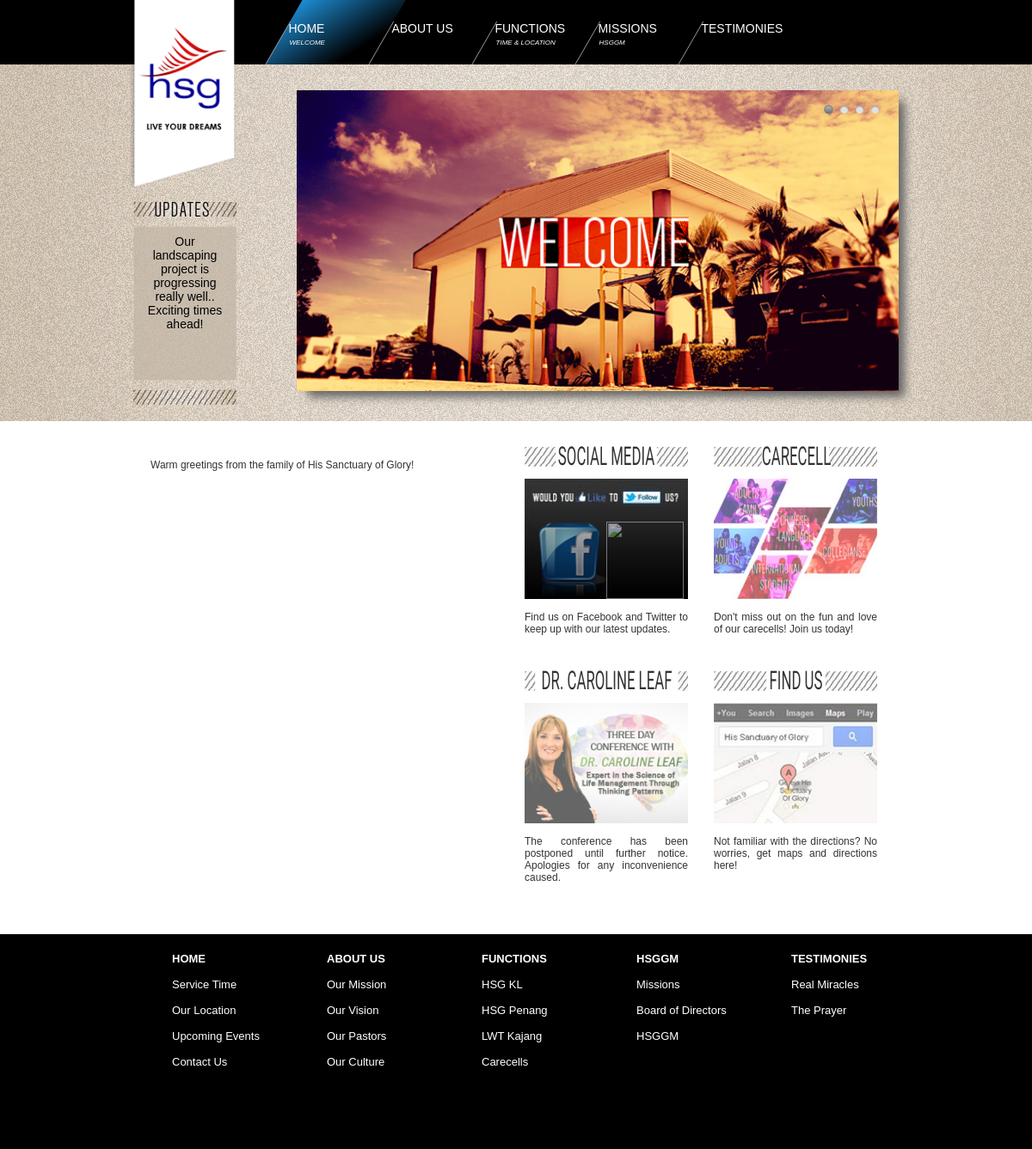
The page / on the database its author committed.
### tables this page shows
CREATE TABLE IF NOT EXISTS `newsupdate` (
  `id` int(11) NOT NULL AUTO_INCREMENT,
  `date` timestamp NOT NULL DEFAULT CURRENT_TIMESTAMP ON UPDATE CURRENT_TIMESTAMP,
  `message` varchar(500) NOT NULL,
  `status` int(11) NOT NULL,
  PRIMARY KEY (`id`)
);

CREATE TABLE IF NOT EXISTS `homecontent` (
  `id` int(11) NOT NULL AUTO_INCREMENT,
  `title` varchar(500) NOT NULL,
  `content` varchar(10000) NOT NULL,
  `status` int(11) NOT NULL,
  PRIMARY KEY (`id`)
);

CREATE TABLE IF NOT EXISTS `homesmallads` (
  `id` int(11) NOT NULL AUTO_INCREMENT,
  `title` varchar(500) NOT NULL,
  `imageurl` varchar(10000) NOT NULL,
  `link` varchar(500) NOT NULL,
  `target` varchar(500) NOT NULL,
  `introline` varchar(500) NOT NULL,
  `position` int(11) NOT NULL,
  PRIMARY KEY (`id`)
);

### index.php (the view, shortened to what this page needs)
<?php
require('library/page.php');
require('library/opendb.php');
$setpage = new page();
$setpage->pagename ='home';
$setpage->displayheader();
$setpage->displaysubmenu();
?>
<div id="bgcontent">
<div id="pncontent">
<?php
	echo '<div style="width:400px;float:left;padding:10px 25px 0px 25px;">';
	$querystr ='select content from homecontent where status=1';
	$result =$dbconn->query($querystr);
	$row = $result->fetch_assoc();
	echo $row["content"];
	echo '</div>';
	$querystr = 'select title, imageurl, link, target, introline from homesmallads where position<>0 order by position asc';
	$result = $dbconn->query($querystr);
	$numrow = $result->num_rows;
	$mquery = 'select multiplier from hsatbw where id=1';
	$mresult = $dbconn->query($mquery);
	$mrow = $mresult->fetch_assoc();
	$multiplier = $mrow['multiplier'];
	$adsdetails = array();
	while ($row = $result->fetch_assoc()) {
		array_push($adsdetails, array($row["title"],$row["imageurl"],$row["link"],$row["target"],$row["introline"]));
	}
        echo '<div style="width:430px;float:left;padding:10px;"><div style="height:auto;">';
	    echo '<div class="homesmallads" style="padding:0px 5px 5px 0px;">';
		if($numrow>=1){
         	echo '<div class="homesmalladstitlebg"><div class="homesmalladstitle" style="width:'.(strlen($adsdetails[0][0])*$multiplier).'px">'.$adsdetails[0][0].'</div></div><br/><div class="homesmalladsimage">';
		echo '<img src="images/home/';
		if(substr($adsdetails[0][1],0,9)=="include('")
			eval ($adsdetails[0][1]);
		else
			echo ($adsdetails[0][1]);
		echo '</div><br/><div class="homesmalladsnote">'.$adsdetails[0][4].'</div>';
		}
		echo '</div>';
	    echo  '<div class="homesmallads" style="padding:0px 0px 5px 5px;">';
		if($numrow>=2){
        echo  '<div class="homesmalladstitlebg"><div class="homesmalladstitle" style="width:'.(strlen($adsdetails[1][0])*$multiplier).'px">'.$adsdetails[1][0].'</div></div><br/><div class="homesmalladsimage">';
		if($adsdetails[1][2]<>""){
			echo '<a href="'.$adsdetails[1][2].'" target="'.$adsdetails[1][3].'">';
		}
		echo '<img src="images/home/'.$adsdetails[1][1].'"/>';
		if($adsdetails[1][2]<>""){
			echo '</a>';
		}
		echo '</div><br/><div class="homesmalladsnote">'.$adsdetails[1][4].'</div>';
		}
		echo '</div>';
        echo '</div>';
        echo '<div style="height:auto;">';
	    echo '<div class="homesmallads" style="padding:5px 5px 5px 0px;">';
		if($numrow>=3){
        echo  '<div class="homesmalladstitlebg"><div class="homesmalladstitle" style="width:'.(strlen($adsdetails[2][0])*$multiplier).'px">'.$adsdetails[2][0].'</div></div><br/><div class="homesmalladsimage">';
		if($adsdetails[2][2]<>""){
			echo '<a href="'.$adsdetails[2][2].'" target="'.$adsdetails[2][3].'">';
		}
		echo '<img src="images/home/'.$adsdetails[2][1].'"/>';
		if($adsdetails[2][2]<>""){
			echo '</a>';
		}
		echo '</div><br/><div class="homesmalladsnote">'.$adsdetails[2][4].'</div>';
		}
		echo '</div>';
	    echo '<div class="homesmallads" style="padding:5px 0px 5px 5px;">';
		if($numrow>=4){
		echo'     <div class="homesmalladstitlebg"><div class="homesmalladstitle" style="width:'.(strlen($adsdetails[3][0])*$multiplier).'px">'.$adsdetails[3][0].'</div></div><br/><div class="homesmalladsimage">';
		if($adsdetails[3][2]<>""){
			echo '<a href="'.$adsdetails[3][2].'" target="'.$adsdetails[3][3].'">';
		}
		echo '<img src="images/home/'.$adsdetails[3][1].'"/>';
		if($adsdetails[3][2]<>""){
			echo '</a>';
		}
		echo '</div><br/><div class="homesmalladsnote">'.$adsdetails[3][4].'</div>';
		}
		echo '</div>';
		echo '</div></div>';
?>
</div></div>
<?php
$setpage->displayfooter();
?>

### library/page.php (shortened to what this page needs)
<?php
class page{
public $pagename;
public function displayheader(){
	require('library/opendb.php');
	$querystr = 'select id from submenupages where parentmenu="about" and position <> 0 order by position';
	$result = $dbconn->query($querystr);
	$row = $result->fetch_assoc();
	$aboutid=$row['id'];
	$querystr = 'select id from submenupages where parentmenu="functions" and position <> 0 order by position';
	$result = $dbconn->query($querystr);
	$row = $result->fetch_assoc();
	$functionsid=$row['id'];
	$querystr = 'select id from submenupages where parentmenu="missions" and position <> 0 order by position';
	$result = $dbconn->query($querystr);
	$row = $result->fetch_assoc();
	$missionsid=$row['id'];
	$querystr = 'select id from submenupages where parentmenu="testimonies" and position <> 0 order by position';
	$result = $dbconn->query($querystr);
	$row = $result->fetch_assoc();
	$testimoniesid=$row['id'];
	echo '
	<!DOCTYPE html PUBLIC "-//W3C//DTD XHTML 1.0 Transitional//EN" "http://www.w3.org/TR/xhtml1/DTD/xhtml1-transitional.dtd">
	<html xmlns="http://www.w3.org/1999/xhtml">
	<head>
	<meta http-equiv="Content-Type" content="text/html; charset=utf-8" />';
	echo'
		<link rel="stylesheet" href="css/layout.css" type="text/css" />
	    <link rel="stylesheet" type="text/css" href="banner/engine1/style.css" />
		<link href="http://fonts.googleapis.com/css?family=Sintony" rel="stylesheet" type="text/css">
		<script type="text/javascript" src="banner/engine1/jquery.js"></script>
	<title>HSG LIVE YOUR DREAMS</title>
	</head>
	<body>
	<div id="all">
	<div id="bgmainmenu" >
  		<div id="pnmainmenu">
			<div id="logo"><img src="images/static/logo.png" width="125px"/></div>
			<div id="mainmenu">
				<a href="index.php" style="text-decoration:none;"><div class="bigparallelogram" id="home'; if($this->pagename=="home")echo 'selected';echo'"><div class="smallparallelogram" ><div class="menutitle">Home </div> <div class="menusubtitle">Welcome</div></div></div> </a>
          		<a href="about.php?id='.$aboutid.'" style="text-decoration:none;"><div class="bigparallelogram" id="about'; if($this->pagename=="about")echo 'selected';echo'"><div class="smallparallelogram" ><div class="menutitle">About Us</div> <div class="menusubtitle"></div></div></div> </a>
          		<a href="functions.php?id='.$functionsid.'" style="text-decoration:none;"> <div class="bigparallelogram" id="functions'; if($this->pagename=="functions")echo 'selected';echo'"><div class="smallparallelogram" ><div class="menutitle">Functions</div> <div class="menusubtitle">Time & Location</div></div></div>	 </a>
         		<a href="missions.php?id='.$missionsid.'" style="text-decoration:none;"><div class="bigparallelogram" id="missions'; if($this->pagename=="missions")echo 'selected';echo'"><div class="smallparallelogram" ><div class="menutitle">Missions</div> <div class="menusubtitle">HSGGM</div></div></div>  </a>
          		<a href="testimonies.php?id='.$testimoniesid.'" style="text-decoration:none;"><div class="bigparallelogram" id="testimonies'; if($this->pagename=="testimonies")echo 'selected';echo'"><div class="smallparallelogram" ><div class="menutitle">Testimonies</div> <div class="menusubtitle"></div></div></div> </a>';
echo' 	</div>
  		</div>
	</div>';
$querystr = 'select * from newsupdate where status=1';
$result = $dbconn->query($querystr);
$row = $result->fetch_assoc();
echo'  	<div id="bgads">
		<div id="pnads">
            <div id="pnupdates">
            	<img src="images/static/updatestop.jpg"/>
                <div style="height:10px;"></div>
                <div id="updatescontent">'.$row["message"].'</div>
                <div style="height:10px;"></div>
                <img src="images/static/updatesbottom.jpg"/>
            </div>
        	<div id="pnbanner">
				<div id="wowslider-container1">
				<div class="ws_images"><ul>';
	$bannerimg = array();
	$bannerlink = array();
	$bannertarget = array();
	$querystr = 'select imageurl, link, displaypage, position, target from banner where displaypage="'.$this->pagename.'" and position <>0 order by position asc';
	$result = $dbconn->query($querystr);
	while ($row = $result->fetch_assoc()) {
        array_push($bannerimg,$row["imageurl"]);
		array_push($bannerlink,$row["link"]);
		array_push($bannertarget,$row["target"]);
    }
	$linkcount = count($bannerimg);
	foreach($bannerimg as $banneritem){
		$link = array_shift($bannerlink);
		$target = array_shift($bannertarget);
		if ($link=="")
			echo '<li><img src="banner/data1/images/'.$banneritem.'" width="700px" height="350px"/></li>';
		else
			echo '<li><a href="'.$link.'" target="'.$target.'"><img src="banner/data1/images/'.$banneritem.'" width="700px" height="350px"/></a></li>';
	}
		echo '</ul></div>
				<div class="ws_bullets"><div>';
				for($i=1; $i<=$linkcount; $i++){
					echo '<a href="#">'.$i.'</a>';
				}
		echo '</div></div>
				</div>
				<script type="text/javascript" src="banner/engine1/wowslider.js"></script>
				<script type="text/javascript" src="banner/engine1/script.js"></script>
			</div>
        </div>
 	</div>';
}
public function displayfooter(){
	echo '
	<div id="bgfooter">
		<div id="pnfooter">
		<br/>
			<div class="footmenu">
			<a href="index.php"><b>HOME</b></a><br/>
			<a href="functions.php?id=11">Service Time</a><br/>
			<a href="about.php?id=5">Our Location</a><br/>
			<a href="functions.php?id=14">Upcoming Events</a><br/>
			<a href="about.php?id=1">Contact Us</a><br/>
			</div>
			<div class="footmenu">
			<a href="about.php?id=1"><b>ABOUT US</b></a><br/>
			<a href="about.php?id=2">Our Mission</a><br/>
			<a href="about.php?id=2">Our Vision</a><br/>
			<a href="about.php?id=3">Our Pastors</a><br/>
			<a href="about.php?id=4">Our Culture</a><br/>
			</div>
			<div class="footmenu">
			<a href="functions.php?id=11"><b>FUNCTIONS</b></a><br/>
			<a href="functions.php?id=11">HSG KL</a><br/>
			<a href="functions.php?id=12">HSG Penang</a><br/>
			<a href="functions.php?id=12">LWT Kajang</a><br/>
			<a href="functions.php?id=13">Carecells</a><br/>
			</div>
			<div class="footmenu">
			<a href="missions.php?id=6"><b>HSGGM</b></a><br/>
			<a href="missions.php?id=6">Missions</a><br/>
			<a href="missions.php?id=8">Board of Directors</a><br/>
			<a href="missions.php?id=7">HSGGM</a><br/>
			</div>
			<div class="footmenu">
			<a href="testimonies.php?id=17"><b>TESTIMONIES</b></a><br/>
			<a href="testimonies.php?id=15">Real Miracles</a><br/>
			<a href="testimonies.php?id=16">The Prayer</a><br/>
			</div>
		</div>
	<!--Copyright if needed
	<div class="copyright">
	<br/><br/>
		&copy 2013 HIS SANCTUARY OF GLORY
	</div>
	-->
	</div>
	</div></body></html>';
}
}
?>

### css/layout.css (style rules this page uses)
#all { font-family: "Century Gothic", Verdana, Geneva, sans-serif; font-size:12px; }
#bgmainmenu { background-color:#000; height:75px; width:auto; margin: -8px -8px -10px -8px; text-transform: uppercase; }
#pnmainmenu { width:900px; height:inherit; margin: 0px auto 0px auto; }
#logo { width:150px; height:inherit; float:left; }
#mainmenu { width:720px; height:inherit; float:left; padding-left:30px; }
.bigparallelogram { width:120px; height:75px; -webkit-transform: skew(-30deg); -moz-transform: skew(-30deg); -o-transform: skew(-30deg); float:left; }
.smallparallelogram { height:50px; margin-top:25px; border-left:1px solid #999; text-transform: uppercase; }
.menutitle { height:20px; width:100px; color:#FFF; font-size:14px; margin-left:3px; -webkit-transform: skew(30deg); -moz-transform: skew(30deg); -o-transform: skew(30deg); }
.menusubtitle { height:35px; color:#FFF; font-size:8px; margin-left:20px; font-style:italic; -webkit-transform: skew(30deg); -moz-transform: skew(30deg); -o-transform: skew(30deg); }
#home:hover, #homeselected { background: #1d8dd3; background: -moz-linear-gradient(-45deg, #1d8dd3 0%, #000000 80%); background: -webkit-gradient(linear, left top, right bottom, color-stop(0%,#1d8dd3), color-stop(80%,#000000)); background: -webkit-linear-gradient(-45deg, #1d8dd3 0%,#000000 80%); background: -o-linear-gradient(-45deg, #1d8dd3 0%,#000000 80%); background: -ms-linear-gradient(-45deg, #1d8dd3 0%,#000000 80%); background: linear-gradient(135deg, #1d8dd3 0%,#000000 80%); filter: progid:DXImageTransform.Microsoft.gradient( startColorstr='#1d8dd3', endColorstr='#000000',GradientType=1 ); }
#bgads { background:url(../images/static/sandbg.png); height:415px; width:auto; margin: 10px -8px 0px -8px; }
#pnads { width:900px; height:400px; margin: 0px auto 0px auto; }
#pnupdates { width:130px; float:left; padding: 160px 10px 0px 5px; }
#updatescontent { background:url(../images/static/updatesbg.png); background-size: 120px 180px; width:100px; height:160px; padding:10px; font-size:14px; text-align:center; }
#pnbanner { width:700px; float:left; height:350px; background:#c4b7a7; margin-left:50px; margin-top:30px; box-shadow: 10px 10px 10px -3px #666666; -webkit-box-shadow: 10px 10px 10px -3px #666666; -moz-box-shadow: 10px 10px 10px -3px #666666; }
.homesmallads { width:210px; float:left; }
.homesmalladstitlebg { background:url(../images/static/stripesbar.jpg); background-repeat:no-repeat; height:23px; width:190px; text-align:center; padding-top:0px; }
.homesmalladstitle { margin: 2px auto 0px auto; height:12px; width:100px; background:#FFF; text-transform:uppercase; font-family: 'Sintony', sans-serif; font-size:12px; display:inline-block; transform:scale(1.4,2.5); -webkit-transform:scale(1.4,2.5); -moz-transform:scale(1.4,2.5); -ms-transform:scale(1.4,2.5); -o-transform:scale(1.4,2.5); }
.homesmalladsimage img { width:190px; height:140px; opacity:0.6; filter:alpha(opacity=60); }
.homesmalladsnote { width:190px; height:60px; }
#bgcontent { background:transparent; width:auto; margin:0px -8px 0px -8px; }
#pncontent { width:900px; margin:0px auto 0px auto; padding:20px; height:100%; overflow:hidden; text-align:justify; color:#333; font-family:Verdana, Geneva, sans-serif; }
#bgfooter { background:#000; width:auto; height:250px; margin:20px -8px -8px -8px; clear: both; }
#pnfooter { color:#FFF; width:900px; margin:0px auto 0 auto; padding-left:100px; }
.footmenu { text-align:left; float:left; width:20%; line-height:30px; font-size:13px; }
.footmenu a { text-decoration:none; color:#FFF; }

### rows shown on the page
newsupdate: message "Our landscaping project is progressing really well.. Exciting times ahead!"
homecontent: content "Warm greetings from the family of His Sanctuary of Glory!"
homesmallads: title "SOCIAL MEDIA", introline "Find us on Facebook and Twitter to keep up with our latest updates."
homesmallads: title "CARECELL", imageurl (picture), introline "Don't miss out on the fun and love of our carecells! Join us today!"
homesmallads: title "DR. CAROLINE LEAF", imageurl (picture), introline "The conference has been postponed until further notice. Apologies for any inconvenience caused."
homesmallads: title "FIND US", imageurl (picture), introline "Not familiar with the directions? No worries, get maps and directions here!"
